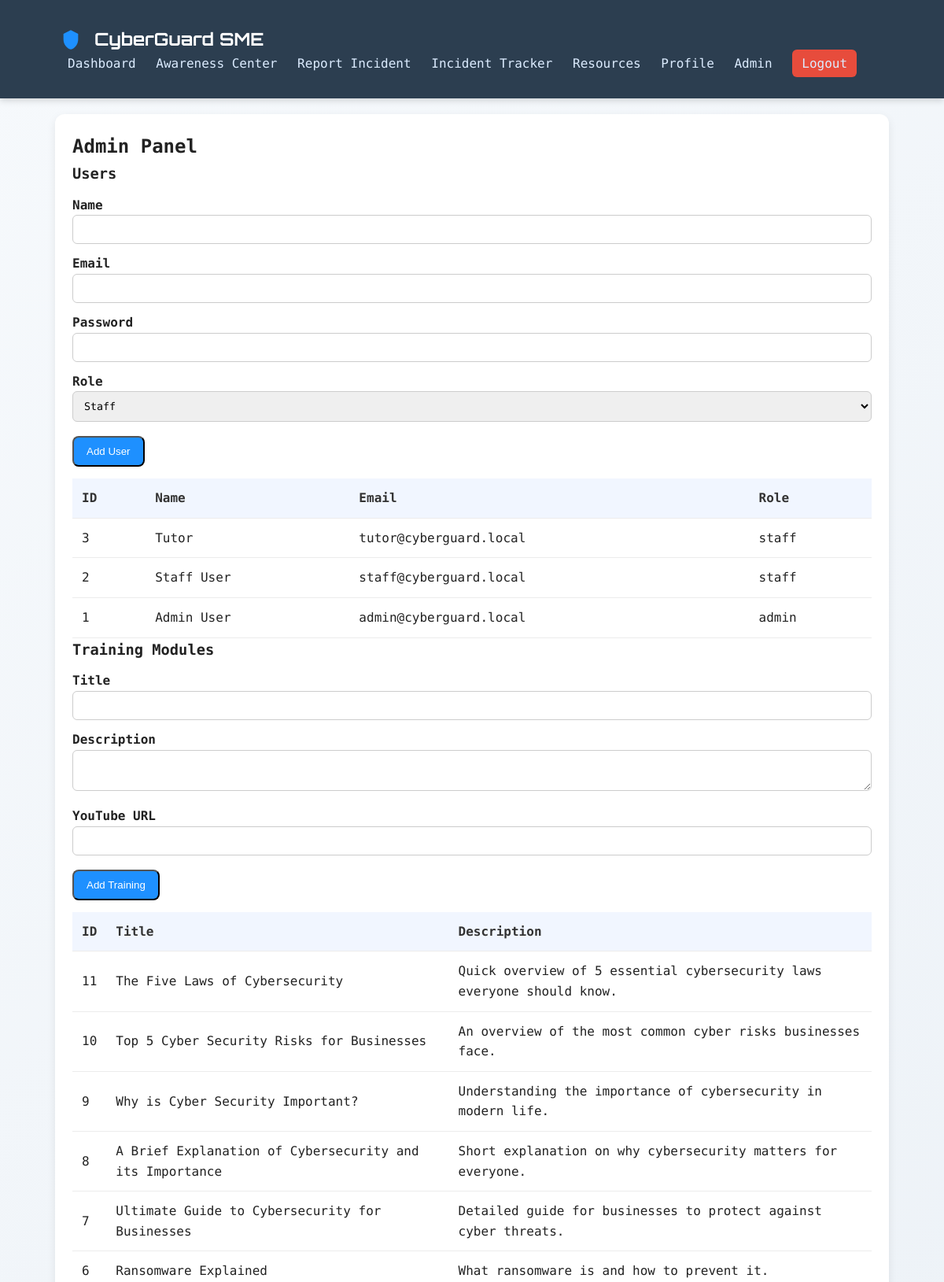
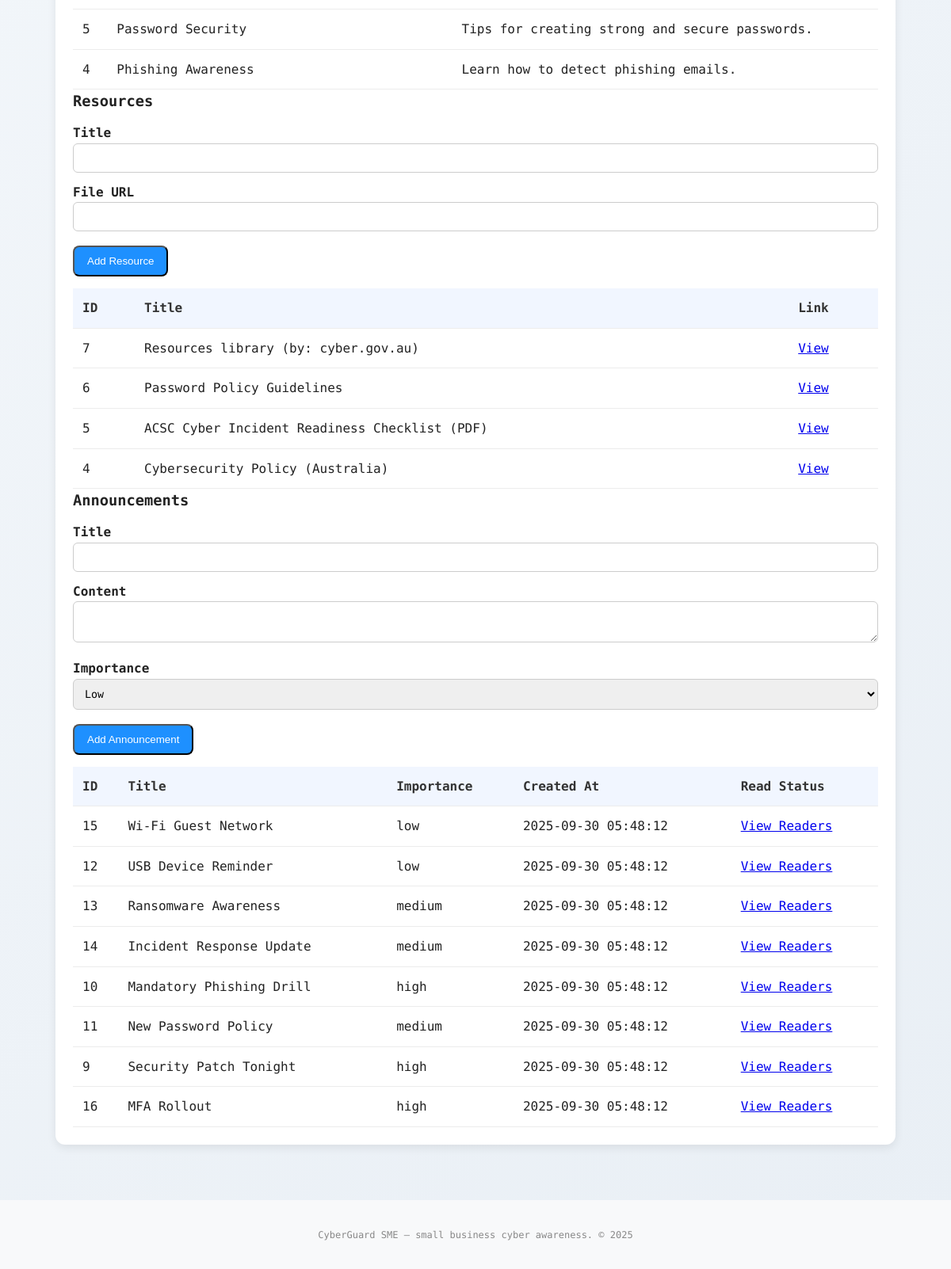
/admin.php (signed in), run on the app's committed database (2 pictures, top to bottom).
### tables this page shows
CREATE TABLE `users` (
  `id` int(11) NOT NULL,
  `name` varchar(120) NOT NULL,
  `email` varchar(150) NOT NULL,
  `password` varchar(255) NOT NULL,
  `role` enum('admin','staff') NOT NULL DEFAULT 'staff',
  `created_at` timestamp NULL DEFAULT current_timestamp()
);

CREATE TABLE `training_modules` (
  `id` int(11) NOT NULL,
  `title` varchar(255) NOT NULL,
  `description` text DEFAULT NULL,
  `url` varchar(255) NOT NULL,
  `created_at` timestamp NULL DEFAULT current_timestamp()
);

CREATE TABLE `resources` (
  `id` int(11) NOT NULL,
  `title` varchar(255) NOT NULL,
  `file_url` varchar(255) NOT NULL,
  `uploaded_at` timestamp NULL DEFAULT current_timestamp()
);

CREATE TABLE `announcements` (
  `id` int(11) NOT NULL,
  `title` varchar(255) NOT NULL,
  `content` text NOT NULL,
  `importance` enum('low','medium','high') DEFAULT 'low',
  `created_at` timestamp NULL DEFAULT current_timestamp()
);

### inc/functions.php (called while the page is built, shortened)
<?php
require_once __DIR__.'/db.php';
function is_logged_in() {
    return isset($_SESSION['user_id']);
}
function current_user() {
    global $mysqli;
    $id = intval($_SESSION['user_id']);
    $stmt = $mysqli->prepare("SELECT id,name,email,role FROM users WHERE id=? LIMIT 1");
    $stmt->bind_param('i',$id);
    $stmt->execute();
    $res = $stmt->get_result();
    $row = $res->fetch_assoc();
    return $row;
}
function is_admin() {
    $u = current_user();
    return $u && $u['role'] === 'admin';
}
function sanitize($s) {
    return htmlspecialchars($s, ENT_QUOTES, 'UTF-8');
}

### admin.php (the view, shortened to what this page needs)
<?php
require_once 'inc/functions.php';
$users = $mysqli->query("SELECT * FROM users ORDER BY id DESC");
$trainings = $mysqli->query("SELECT * FROM training_modules ORDER BY id DESC");
$resources = $mysqli->query("SELECT * FROM resources ORDER BY id DESC");
$announcements = $mysqli->query("SELECT * FROM announcements ORDER BY created_at DESC");
include 'inc/header.php';
?>
<section class="card">
  <h2>Admin Panel</h2>
  <h3>Users</h3>
  <form method="post">
    <label>Name<input name="name" required></label>
    <label>Email<input name="email" type="email" required></label>
    <label>Password<input name="password" type="password" required></label>
    <label>Role
      <select name="role">
        <option value="staff">Staff</option>
      </select>
    </label>
    <button class="btn" type="submit">Add User</button>
  </form>
  <table class="table">
    <thead><tr><th>ID</th><th>Name</th><th>Email</th><th>Role</th></tr></thead>
    <tbody>
      <?php while($u=$users->fetch_assoc()): ?>
      <tr><td><?= $u['id'] ?></td><td><?= sanitize($u['name']) ?></td><td><?= sanitize($u['email']) ?></td><td><?= $u['role'] ?></td></tr>
      <?php endwhile; ?>
    </tbody>
  </table>
  <h3>Training Modules</h3>
  <form method="post">
    <label>Title<input name="title" required></label>
    <label>Description<textarea name="description" required></textarea></label>
    <label>YouTube URL<input name="url" required></label>
    <button class="btn" type="submit">Add Training</button>
  </form>
  <table class="table">
    <thead><tr><th>ID</th><th>Title</th><th>Description</th></tr></thead>
    <tbody>
      <?php while($t=$trainings->fetch_assoc()): ?>
      <tr><td><?= $t['id'] ?></td><td><?= sanitize($t['title']) ?></td><td><?= sanitize($t['description']) ?></td></tr>
      <?php endwhile; ?>
    </tbody>
  </table>
  <h3>Resources</h3>
  <form method="post">
    <label>Title<input name="title" required></label>
    <label>File URL<input name="file_url" required></label>
    <button class="btn" type="submit">Add Resource</button>
  </form>
  <table class="table">
    <thead><tr><th>ID</th><th>Title</th><th>Link</th></tr></thead>
    <tbody>
      <?php while($r=$resources->fetch_assoc()): ?>
      <tr><td><?= $r['id'] ?></td><td><?= sanitize($r['title']) ?></td><td><a href="<?= sanitize($r['file_url']) ?>" target="_blank">View</a></td></tr>
      <?php endwhile; ?>
    </tbody>
  </table>
  <h3>Announcements</h3>
  <form method="post">
    <label>Title<input name="title" required></label>
    <label>Content<textarea name="content" required></textarea></label>
    <label>Importance
      <select name="importance">
        <option value="low">Low</option>
      </select>
    </label>
    <button class="btn" type="submit">Add Announcement</button>
  </form>
  <table class="table">
    <thead><tr><th>ID</th><th>Title</th><th>Importance</th><th>Created At</th><th>Read Status</th></tr></thead>
    <tbody>
      <?php while($a=$announcements->fetch_assoc()): ?>
      <tr>
        <td><?= $a['id'] ?></td>
        <td><?= sanitize($a['title']) ?></td>
        <td><?= $a['importance'] ?></td>
        <td><?= $a['created_at'] ?></td>
        <td>
          <a href="admin.php?view_announcement=<?= $a['id'] ?>">View Readers</a>
        </td>
      </tr>
      <?php endwhile; ?>
    </tbody>
  </table>
</section>
<?php include 'inc/footer.php'; ?>

### inc/header.php (shortened to what this page needs)
<?php
require_once __DIR__.'/functions.php';
$user = current_user();
?>
<!doctype html>
<html lang="en">
<head>
<link rel="stylesheet" href="assets/css/style.css" />
</head>
<body>
<header class="topbar">
  <div class="container">
    <h1 class="logo">
    <svg xmlns="http://www.w3.org/2000/svg" fill="#1E90FF" viewBox="0 0 24 24" width="28" height="28" class="logo-icon">
    <path d="M12 2l8 4v6c0 5.25-3.5 10-8 11-4.5-1-8-5.75-8-11V6l8-4z"/>
    </svg>
    <a href="dashboard.php">CyberGuard SME</a>
    </h1>
    <nav>
      <?php if ($user): ?>
        <a href="dashboard.php">Dashboard</a>
        <a href="training.php">Awareness Center</a>
        <a href="report_incident.php">Report Incident</a>
        <a href="cases.php">Incident Tracker</a>
        <a href="resources.php">Resources</a>
        <a href="profile.php">Profile</a>
        <?php if (is_admin()): ?><a href="admin.php">Admin</a><?php endif; ?>
        <a href="logout.php" class="btn-logout">Logout</a>
      <?php else: ?>
        <a href="index.php">Login</a>
      <?php endif; ?>
    </nav>
  </div>
</header>
<main class="container">

### inc/footer.php (shortened to what this page needs)
</main>
<footer class="site-footer">
  <div class="container">
    <small>CyberGuard SME — small business cyber awareness. &copy; <?= date('Y') ?></small>
  </div>
</footer>
</body>
</html>

### assets/css/style.css (style rules this page uses)
:root { --primary: #1E90FF; --secondary: #2C3E50; --bg: linear-gradient(135deg, #f6f9fc, #e9eff5); --card: #ffffff; --muted: #888; }
* { box-sizing: border-box; margin: 0; padding: 0; }
body { font-family: 'Source Code Pro', monospace; background: var(--bg); color: #222; line-height: 1.6; }
.topbar { background: var(--secondary); padding: 12px 0; box-shadow: 0 3px 8px rgba(0,0,0,0.15); }
.logo { font-family: 'Orbitron', sans-serif; font-size: 1.4rem; display: flex; align-items: center; gap: 10px; color: #fff; }
.logo a { color: #fff; text-decoration: none; }
.logo-icon { width: 40px; height: 40x; flex-shrink: 0; }
.topbar nav { margin-left: auto; }
.topbar nav a { color: #dcecff; margin-left: 16px; text-decoration: none; font-weight: 500; transition: color 0.3s ease; }
.container { max-width: 1100px; margin: auto; padding: 20px; }
.card { background: var(--card); padding: 22px; border-radius: 12px; box-shadow: 0 4px 12px rgba(0,0,0,0.08); margin-bottom: 20px; animation: fadeIn 0.6s ease-in-out; }
.btn { display: inline-block; background: var(--primary); color: #fff; padding: 10px 16px; border-radius: 8px; text-decoration: none; transition: background 0.3s ease, transform 0.2s ease; }
.btn-logout { background: #e74c3c; padding: 8px 12px; border-radius: 6px; }
form label { display: block; margin: 12px 0 6px; font-weight: 600; }
form input, form select, form textarea { width: 100%; padding: 10px; border: 1px solid #ccc; border-radius: 6px; font-family: 'Source Code Pro', monospace; }
form button { margin-top: 12px; cursor: pointer; }
.table { width: 100%; border-collapse: collapse; margin-top: 15px; }
.table th, .table td { padding: 12px; border-bottom: 1px solid #ececec; text-align: left; }
.table th { background: #f1f6ff; color: #333; }
.site-footer { text-align: center; padding: 12px; background: #f8f9fa; color: var(--muted); margin-top: 30px; font-size: 0.9rem; }

### data on the page
users: id "3", name "Tutor", email "tutor@cyberguard.local", role "staff"
users: id "2", name "Staff User", email "staff@cyberguard.local", role "staff"
users: id "1", name "Admin User", email "admin@cyberguard.local", role "admin"
training_modules: id "11", title "The Five Laws of Cybersecurity", description "Quick overview of 5 essential cybersecurity laws everyone should know."
training_modules: id "10", title "Top 5 Cyber Security Risks for Businesses", description "An overview of the most common cyber risks businesses face."
training_modules: id "9", title "Why is Cyber Security Important?", description "Understanding the importance of cybersecurity in modern life."
training_modules: id "8", title "A Brief Explanation of Cybersecurity and its Importance", description "Short explanation on why cybersecurity matters for everyone."
training_modules: id "7", title "Ultimate Guide to Cybersecurity for Businesses", description "Detailed guide for businesses to protect against cyber threats."
training_modules: id "6", title "Ransomware Explained", description "What ransomware is and how to prevent it."
training_modules: id "5", title "Password Security", description "Tips for creating strong and secure passwords."
training_modules: id "4", title "Phishing Awareness", description "Learn how to detect phishing emails."
resources: id "7", title "Resources library (by: cyber.gov.au)"
resources: id "6", title "Password Policy Guidelines"
resources: id "5", title "ACSC Cyber Incident Readiness Checklist (PDF)"
resources: id "4", title "Cybersecurity Policy (Australia)"
announcements: id "15", title "Wi-Fi Guest Network", importance "low", created_at "2025-09-30 05:48:12"
announcements: id "12", title "USB Device Reminder", importance "low", created_at "2025-09-30 05:48:12"
announcements: id "13", title "Ransomware Awareness", importance "medium", created_at "2025-09-30 05:48:12"
announcements: id "14", title "Incident Response Update", importance "medium", created_at "2025-09-30 05:48:12"
announcements: id "10", title "Mandatory Phishing Drill", importance "high", created_at "2025-09-30 05:48:12"
announcements: id "11", title "New Password Policy", importance "medium", created_at "2025-09-30 05:48:12"
announcements: id "9", title "Security Patch Tonight", importance "high", created_at "2025-09-30 05:48:12"
announcements: id "16", title "MFA Rollout", importance "high", created_at "2025-09-30 05:48:12"
